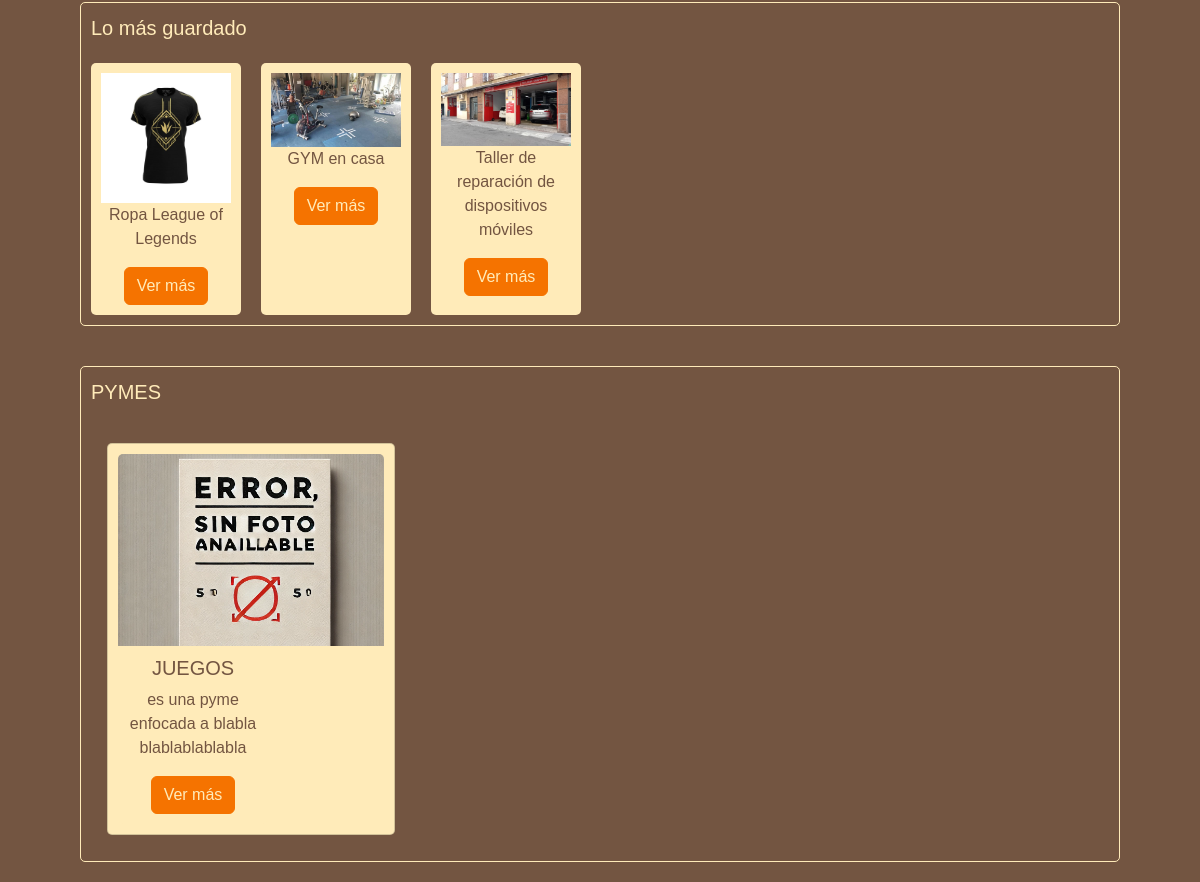
Before: /index/ (lower part) with the older database file.
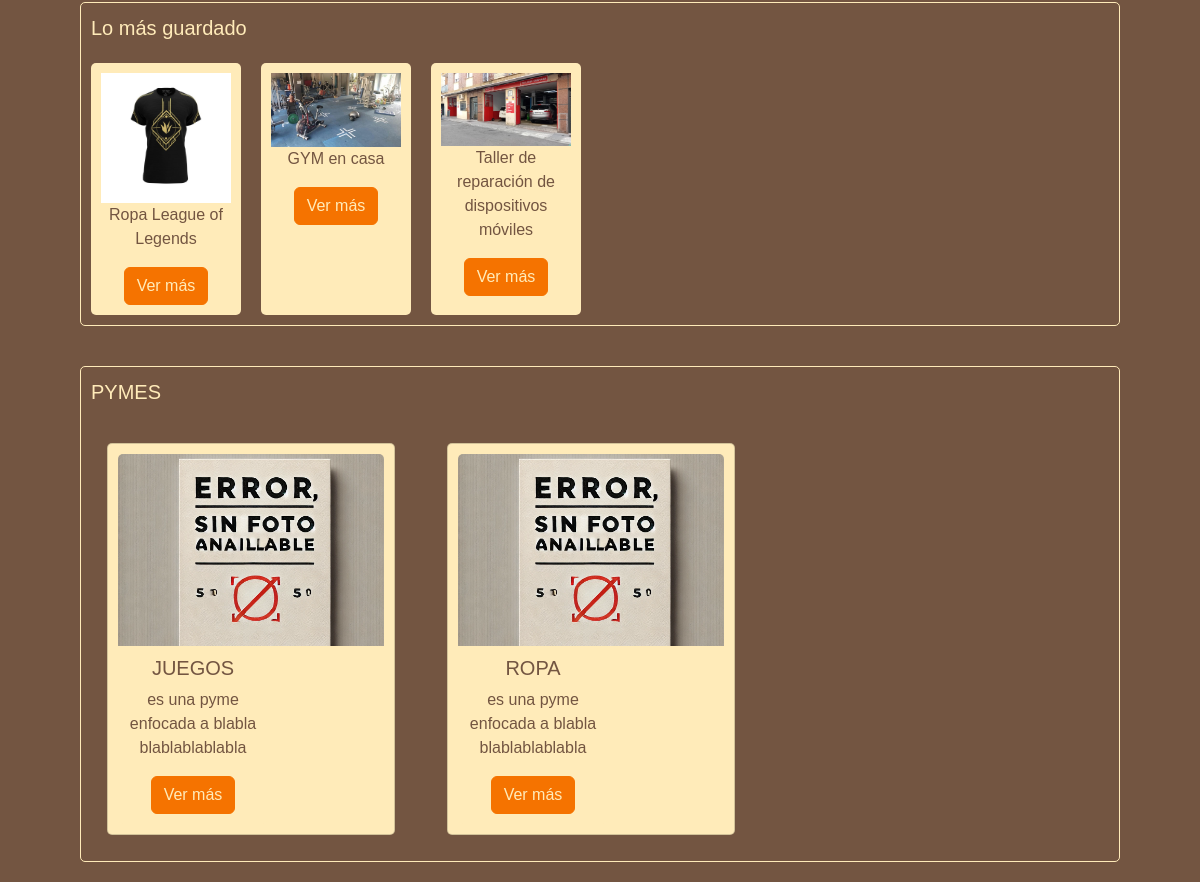
After: the same page with the newer database file.
### main/models.py (models this page shows, shortened)
class PYME(models.Model):
    id_PYME = models.AutoField(primary_key=True)  # autoincrementable
    nombre = models.CharField(max_length=20)  # obligatoria
    direccion = models.CharField(max_length=50, blank=True, null=True)
    categoria = models.ForeignKey('CATEGORIA', on_delete=models.SET_NULL, null=True)  # Clave foránea a CATEGORIA
    descripcion = models.CharField(max_length=500)  # obligatoria
    estado = models.BooleanField(default=True)
    user = models.ForeignKey(User, on_delete=models.CASCADE)  # clave foránea conectada con User
    imagen = models.ImageField(upload_to='pymes/', blank=True, null=True)  # Campo para la imagen

### main/views.py (the view)
# urls.py: path('index/', views.index, name='index'),
def index(request):
    pymes = PYME.objects.all()
    return render(request, 'main/index.html', {'pymes':pymes})

### main/templates/main/index.html (shortened to what this page needs)
{% extends "main/base.html"%}
{% load static %}
{% block content %}
<div class="content">
    <div class="pyme-section">
        <div class="section-title">Lo más guardado</div>
        <div class="pymes-saved">
            <div>
                <img src="{% static 'main/img/images/lol-shirt.jpg' %}" alt="Ropa League of Legends">
                <p>Ropa League of Legends</p>
                <a class="btn" href="#">Ver más</a>
            </div>
            <div>
                <img src="{% static 'main/img/images/gym-home.jpeg' %}" alt="GYM en casa">
                <p>GYM en casa</p>
                <a class="btn" href="#">Ver más</a>
            </div>
            <div>
                <img src="{% static 'main/img/images/repair-shop.jpeg' %}" alt="Taller de reparación">
                <p>Taller de reparación de dispositivos móviles</p>
                <a class="btn" href="#">Ver más</a>
            </div>
        </div>
    </div>
    <div class="pyme-section">
        <div class="section-title">PYMES</div>
        <div class="pymes-saved">
            {% for pyme in pymes %}
                <div class="card" style="width: 18rem; margin: 1rem;">
                    {% if pyme.imagen %}
                        <img src="{{ pyme.imagen.url }}" class="card-img-top" alt="Imagen de {{ pyme.nombre }}"
                            style="height: 12rem; object-fit: cover;" />
                    {% else %}
                        <img src="{% static 'main/img/error.jpg' %}" class="card-img-top" alt="Imagen no disponible"
                            style="height: 12rem; object-fit: cover;" />
                    {% endif %}
                    <div class="card-body">
                        <h5 class="card-title">{{ pyme.nombre }}</h5>
                        <p class="card-text">{{ pyme.descripcion }}</p>
                        <a class="btn" href="{% url 'pyme' pyme.id_PYME %}">Ver más</a>
                    </div>
                </div>
            {% endfor %}
        </div>
    </div>
</div>
{% endblock %}

Changed rows visible on the page:
added PYME: nombre "ROPA", descripcion "es una pyme enfocada a blabla blablablablabla"
